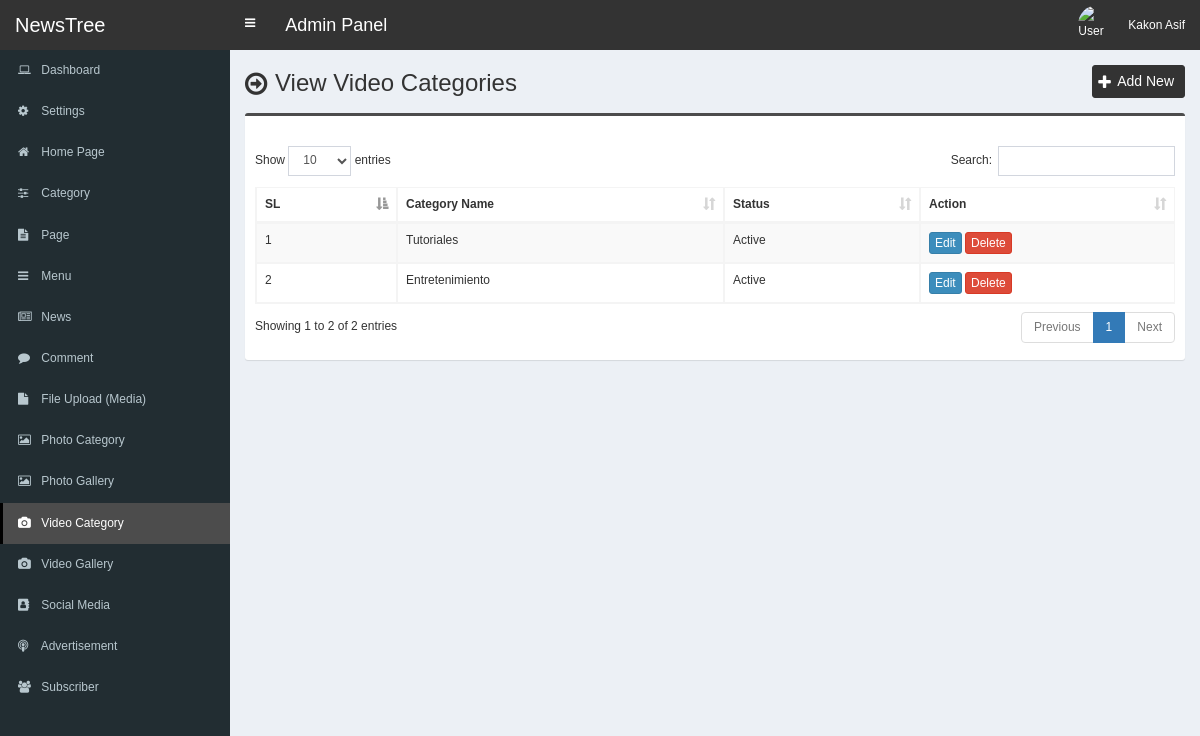
/admin/video-category.php (signed in), run on the app's committed database.
### tables this page shows
CREATE TABLE `tbl_category_video` (
  `v_category_id` int(11) NOT NULL,
  `v_category_name` varchar(255) NOT NULL,
  `status` varchar(30) NOT NULL
);

### admin/video-category.php (the view, shortened to what this page needs)
<?php require_once('header.php'); ?>
<section class="content-header">
	<div class="content-header-left">
		<h1>View Video Categories</h1>
	</div>
	<div class="content-header-right">
		<a href="video-category-add.php" class="btn btn-primary btn-sm">Add New</a>
	</div>
</section>
<section class="content">
	<div class="row">
		<div class="col-md-12">
			<div class="box box-info">
				<div class="box-body table-responsive">
					<table id="example1" class="table table-bordered table-striped">
						<thead>
							<tr>
								<th>SL</th>
								<th>Category Name</th>
								<th>Status</th>
								<th>Action</th>
							</tr>
						</thead>
						<tbody>
							<?php
							$i=0;
							$statement = $pdo->prepare("SELECT * FROM tbl_category_video ORDER BY v_category_id ASC");
							$statement->execute();
							$result = $statement->fetchAll(PDO::FETCH_ASSOC);
							foreach ($result as $row) {
								$i++;
								?>
									<tr>
										<td><?php echo $i; ?></td>
										<td><?php echo $row['v_category_name']; ?></td>
										<td><?php echo $row['status']; ?></td>
										<td>
										<a href="video-category-edit.php?id=<?php echo $row['v_category_id']; ?>" class="btn btn-primary btn-xs">Edit</a>
										<a href="#" class="btn btn-danger btn-xs" data-href="video-category-delete.php?id=<?php echo $row['v_category_id']; ?>" data-toggle="modal" data-target="#confirm-delete">Delete</a>
										</td>
									</tr>
								<?php
							}
							?>
						</tbody>
					</table>
				</div>
			</div>
		</div>
	</div>
</section>
<?php require_once('footer.php'); ?>

### admin/style.css (style rules this page uses)
body { font-size: 12px; font-family: 'verdana', sans-serif; }
.content-header>h1, .content-header .content-header-left h1 { font-family: 'verdana', sans-serif; }
.box-info { padding-top: 20px; }
.content-header { overflow: hidden; }
.content-header .content-header-left { float: left; padding-top: 5px; }
.content-header .content-header-right { float: right; }
.content-header .content-header-left h1 { margin-top: 0; margin-bottom: 0; padding-left: 30px; font-size: 24px; position: relative; }
.content-header .content-header-left h1:before { position: absolute; top: 0; left: 0; font-family: 'FontAwesome', sans-serif; font-size: 26px; content: '\f18e'; }
.content-header .content-header-right a { position: relative; padding-left: 24px; font-size: 14px; }
.content-header .content-header-right a:before { position: absolute; top: 4px; left: 5px; font-family: 'FontAwesome', sans-serif; font-size: 16px; content: '\f067'; }
.box.box-info { border-top-color: #4c4c4c; }
.content-header .content-header-right a { background-color: #333333; border-color: #333333; }

### data on the page
tbl_category_video: v_category_name "Tutoriales", status "Active"
tbl_category_video: v_category_name "Entretenimiento", status "Active"

### other printed values
$_SESSION['user']['full_name'] "Kakon Asif"
